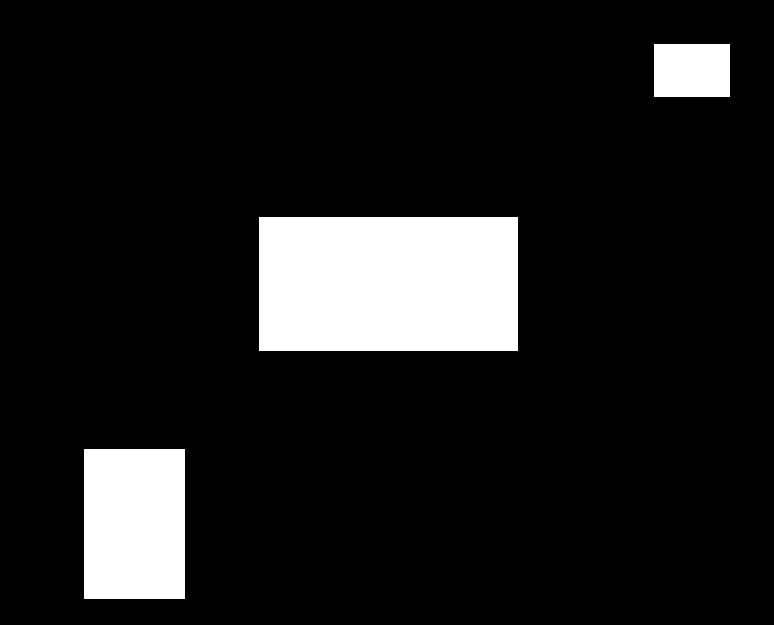
#> input picture opencv_example/data/moments.png, 774 x 625 px, found by its file name
$ python S12.3.py
#> lines starting #> are read from the running program, lines starting #| are printed output that depends on the picture; after the words box and inside, x2 and y2 are one past the last pixel; in counts of white or black regions, pixels touching at a corner belong together
import cv2
import numpy as np
import matplotlib.pyplot as plt


# 计算轮廓的面积
if __name__ == "__main__":
    rows = 1
    columns = 4

    src = cv2.imread("data/moments.png")
#> src is the input picture: shape (625, 774, 3); 11.1% white; 3 white regions, box (x1, y1, x2, y2) and area: (259, 217, 518, 351) 34706, (84, 449, 185, 599) 15150, (654, 44, 730, 97) 4028
    plt.subplot(rows, columns, 1)
    plt.title("Org")
    plt.imshow(cv2.cvtColor(src.copy(), cv2.COLOR_BGR2RGB))

    src = cv2.imread("data/moments.png")
    gray = cv2.cvtColor(src, cv2.COLOR_BGR2GRAY)
#> gray: shape (625, 774); 11.1% white; 3 white regions
    ret, binary = cv2.threshold(gray, 127, 255, cv2.THRESH_BINARY)
    contours, hierarchy = cv2.findContours(
        binary, cv2.RETR_LIST, cv2.CHAIN_APPROX_SIMPLE
    )
#> contours = 3 contours; box (x1, y1, x2, y2) and area: (259, 217, 518, 351) 34314, (84, 449, 185, 599) 14900, (654, 44, 730, 97) 3900
    for i in range(len(contours)):
        canvas = np.zeros(src.shape, np.uint8)
        contour_img = cv2.drawContours(canvas, contours, i, (255, 255, 255), 5)

        area = cv2.moments(contours[i])["m00"]
        print("Contours {} area = {}".format(i, cv2.contourArea(contours[i])))

        plt.subplot(rows, columns, 2 + i)
        plt.title("Contours {} area = {}".format(i, area))
        plt.imshow(contour_img)
#> this loop made 3 passes
#> area on passes 1 to 3: 14900, 34314, 3900
#| Contours 0 area = 14900.0
#| Contours 1 area = 34314.0
#| Contours 2 area = 3900.0
#> pass 1, `contour_img = cv2.drawContours(canvas, contours, i, (255, 255, 255), 5)`:
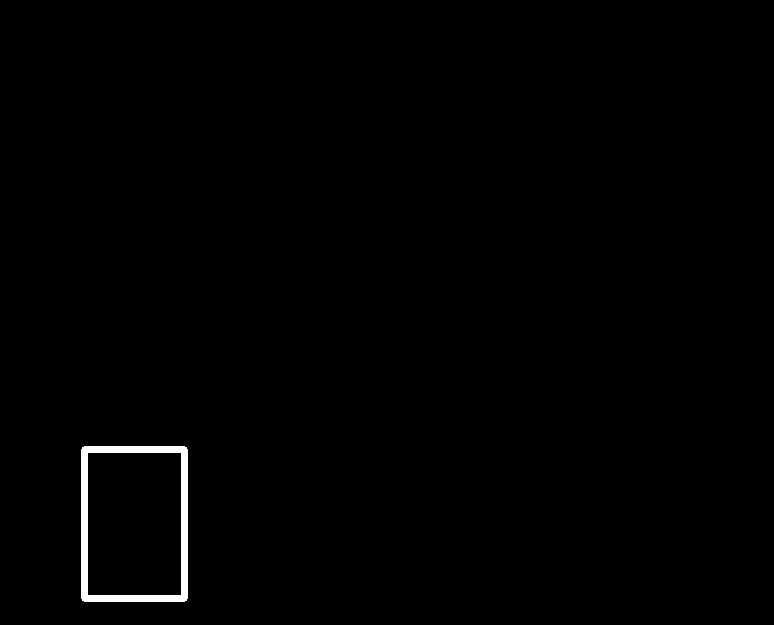
#> contour_img: shape (625, 774, 3); 0.72% white; 1 white region, box (x1, y1, x2, y2) and area: (81, 446, 188, 602) 3466
#> pass 2, `contour_img = cv2.drawContours(canvas, contours, i, (255, 255, 255), 5)`:
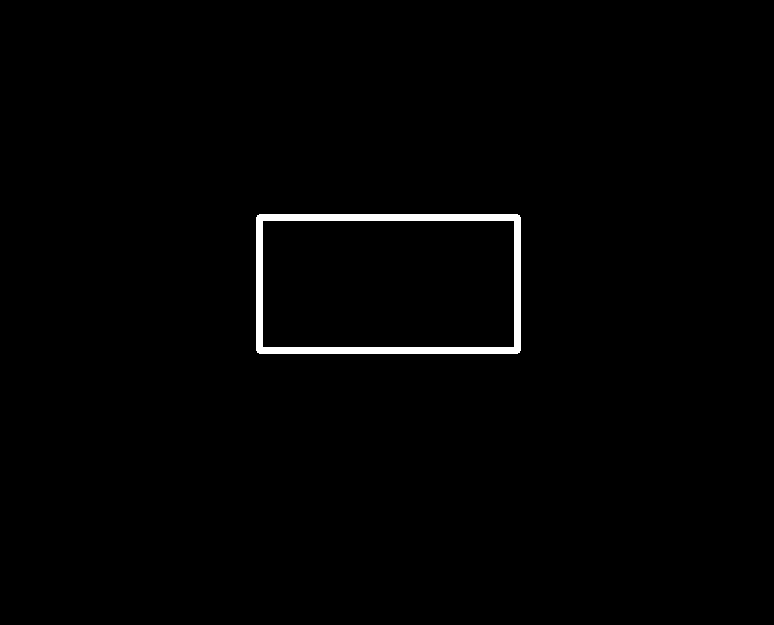
#> contour_img: shape (625, 774, 3); 1.1% white; 1 white region, box (x1, y1, x2, y2) and area: (256, 214, 521, 354) 5454
#> pass 3, `contour_img = cv2.drawContours(canvas, contours, i, (255, 255, 255), 5)`:
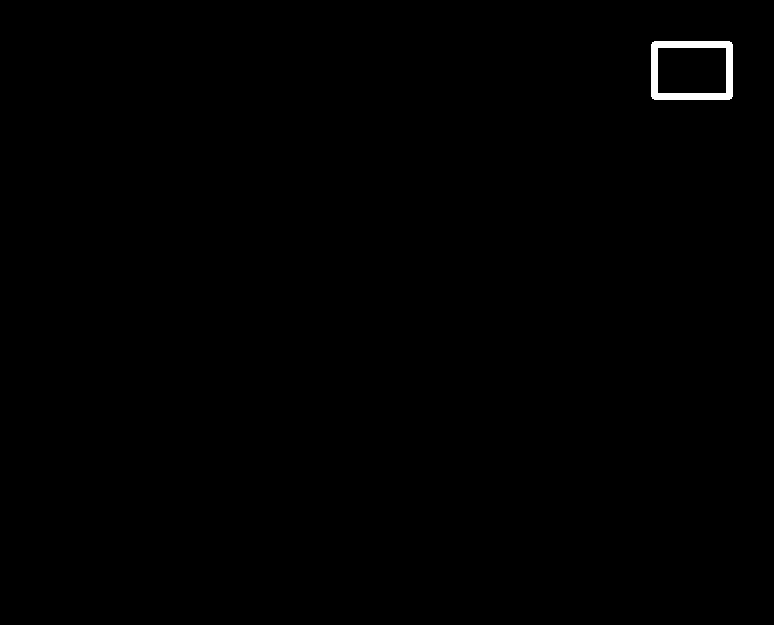
#> contour_img: shape (625, 774, 3); 0.36% white; 1 white region, box (x1, y1, x2, y2) and area: (651, 41, 733, 100) 1758

    plt.show()
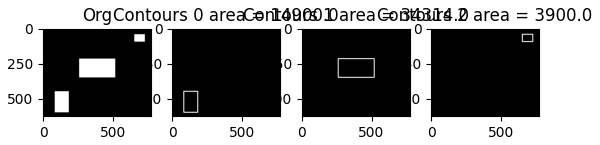
#> figure drawn by matplotlib, 4 panels

$ run again, with opencv_example/data/cs3.png copied over opencv_example/data/moments.png
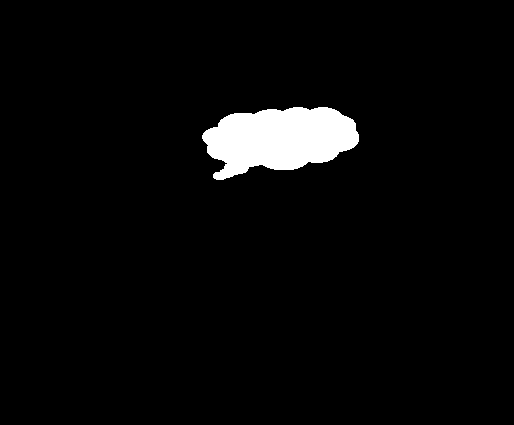
#> input picture opencv_example/data/cs3.png, 514 x 425 px, found by its file name
#> src is the input picture: shape (425, 514, 3); 3.6% white; 1 white region, box (x1, y1, x2, y2) and area: (202, 107, 359, 180) 7892
#> gray: shape (425, 514); 3.6% white; 1 white region
#> contours = 1 contour; box (x1, y1, x2, y2) and area: (202, 107, 359, 180) 7698
#> the loop `for i in range(len(contours)):` made 1 pass
#> area on pass 1: 7698.5
#> (printed output is left out)
#> pass 1, `contour_img = cv2.drawContours(canvas, contours, i, (255, 255, 255), 5)`:
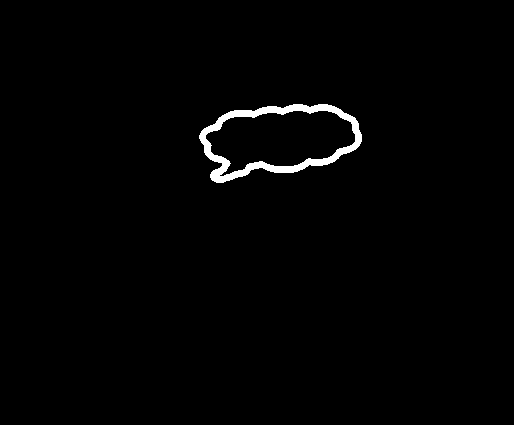
#> contour_img: shape (425, 514, 3); 1.3% white; 1 white region, box (x1, y1, x2, y2) and area: (199, 104, 362, 183) 2745
#> `plt.show()`:
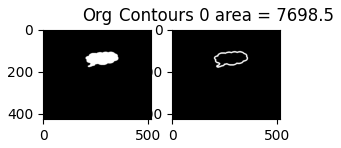
#> figure drawn by matplotlib, 2 panels
